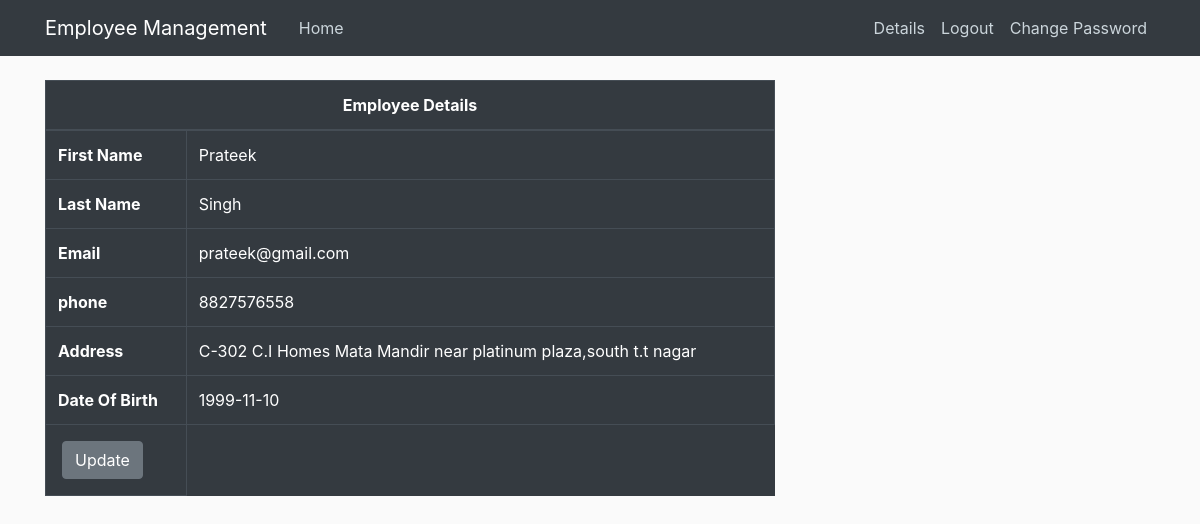
Page /details (signed in) on the earlier database version.
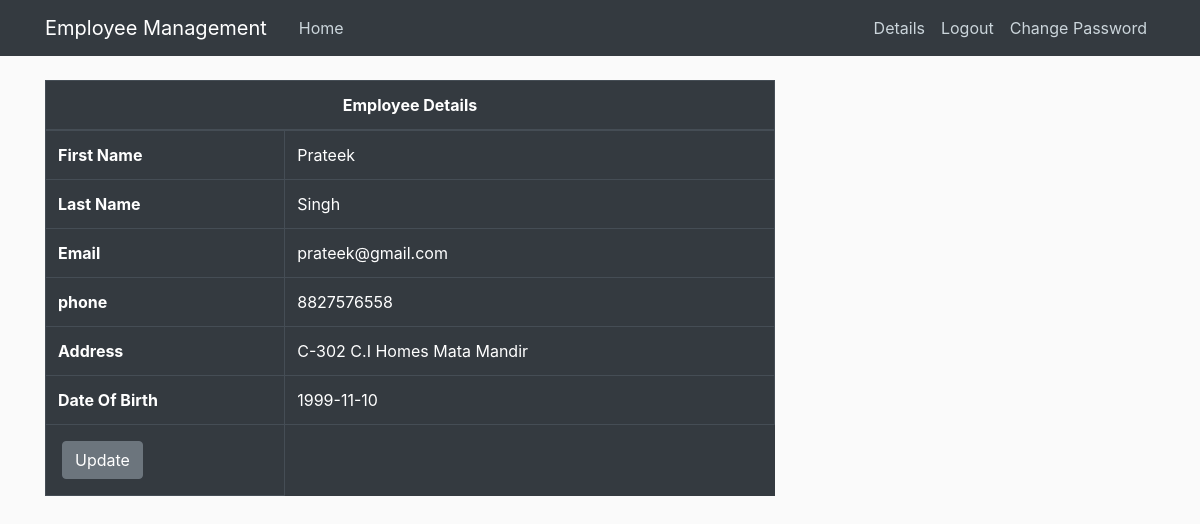
Same page on the later database version.
### employeemanagement/models.py (models this page shows, shortened)
class Employee(db.Model, UserMixin):
    id = db.Column(db.Integer, primary_key=True)
    FirstName = db.Column(db.String(20), nullable=False)
    LastName = db.Column(db.String(20), nullable=False)
    email = db.Column(db.String(120), unique=True, nullable=False)
    phone = db.Column(db.Integer, nullable=False)
    dob = db.Column(db.Date, nullable=False)
    address = db.Column(db.Text, nullable=False)
    isAdmin = db.Column(db.Boolean, nullable=False, default=False)
    password = db.Column(db.String(60), nullable=False)

### employeemanagement/routes.py (the view)
@app.route("/details")
@login_required
def details():
    return render_template('details.html')

### employeemanagement/models.py (called while the page is built)
@login_manager.user_loader
def load_user(user_id):
    return Employee.query.get(int(user_id))

### employeemanagement/templates/details.html
{% extends "layout.html" %}
{% block content %}
   <table class="table table-bordered table-dark table-hover ">
      <thead>
        <tr>
            <th  colspan = "2" style="text-align: center" > Employee Details </th>
        </tr>
      </thead>
      <tbody>
        <tr>
          <th>First Name</th>
          <td> {{ current_user.FirstName }} </td>
        </tr>
        <tr>
          <th>Last Name</th>
          <td>{{ current_user.LastName }}</td>
        </tr>
        <tr>
          <th>Email</th>
          <td> {{current_user.email}}  </td>
        </tr>
        <tr>
          <th> phone </th>
          <td>  {{current_user.phone }} </td>
        </tr>
        <tr>
          <th> Address </th>
          <td>  {{ current_user.address }} </td>
        </tr>
        <tr>
          <th> Date Of Birth </th>
          <td>  {{current_user.dob.strftime('%Y-%m-%d') }} </td>
        </tr>
        <tr>
          <td>  <a class="btn btn-secondary btn-small m-1" href="{{ url_for ('update_employee',employee_id= current_user.id) }}" > Update </a> </td>
        </tr>
      </tbody>
   </table>
{% endblock content %}

Differences in the rows shown:
changed Employee "Prateek": address "C-302 C.I Homes Mata Mandir near platinum plaza,south t.t nagar" → "C-302 C.I Homes Mata Mandir"
